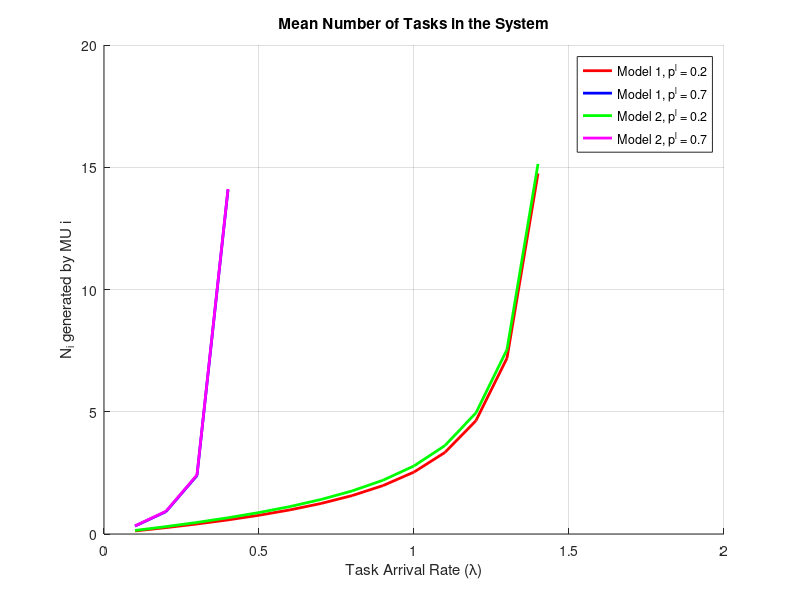
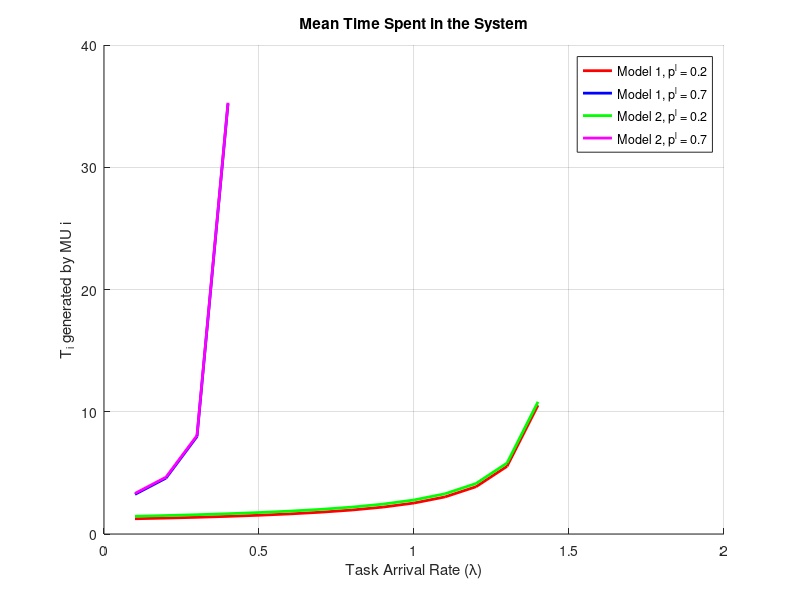

MATLAB code to generate these figures, in order:
% Parameters
lambda = 0.1:0.1:1.5; % Task arrival rate (tasks/s)
p_l_values = [0.2, 0.7]; % Probability to perform computation locally

K = 10;
F0 = 45e9; % Cloud computational capability (cycles/s)
m = 15; % Number of servers in the cloud
mu_D = 1e-6;
mu_L = 0.5e-9; % Mean task complexity (Cycles/s)
F = 0.6e9; % MU computational capability (cycles/s)
R = 4e6; % Uplink rate (bits/s)


% Initialize arrays to store results
N = zeros(length(lambda), length(p_l_values)); % Mean number of tasks (Model 1)
N2 = zeros(length(lambda), length(p_l_values)); % Mean number of tasks (Model 2)
T = zeros(length(lambda), length(p_l_values)); % Mean system time (Model 1)
T2 = zeros(length(lambda), length(p_l_values)); % Mean system time (Model 2)

% Loop over p_l values
for i = 1:length(p_l_values)
    p_l = p_l_values(i);
    
    % Loop over lambda values
    for j = 1:length(lambda)
        lambda_val = lambda(j);
      
        % Compute NMU (Mean number of tasks in MU)
        % (0.4*0.7)/(0.6e^9*0.5e^(-9)-0.4*0.7)
        % (F * mu_L - lambda_val * p_l) wird minus, dadurch kaputt
        N_MU = (lambda_val * p_l) / (F * mu_L - lambda_val * p_l);
        
        % Compute a_cloud (Average task number in cloud server)
        lambda_cloud = K *lambda_val * (1 - p_l);
        mu_cloud = (F0 * mu_L) / m;
        a_cloud = lambda_cloud / mu_cloud;
        
        
        % Compute Dm(a_cloud) using Erlang-C formula
        roh = lambda_cloud / (F0 * mu_L); % Traffic intensity
        k = 0:m-1;  % Create an array from 0 to m-1
        
        summ = sum((a_cloud).^k ./ factorial(k)) + (((a_cloud)^m / (factorial(m)) / (1 - (a_cloud/m))));
        
        Dm_a_cloud = ((a_cloud)^m/(factorial(m)*(1-(a_cloud/m))))/(summ);
        Dm_a_cloud_comp = Dm_a_cloud *(lambda_cloud / (m * mu_cloud - lambda_cloud));

        % Compute Nq,cloud (Mean number of tasks in queue)
        Nq_cloud = (Dm_a_cloud * (a_cloud / (m - a_cloud)));
        
        % Compute Ns,cloud (Mean number of tasks in cloud servers)
        Ns_cloud = a_cloud ;
        
        % Compute Ncloud (Mean number of tasks in cloud)
        Ncloud = (Ns_cloud + Nq_cloud)/K;
        
        N_TM = (lambda_val * (1 - p_l)) / (R * mu_D - lambda_val * (1 - p_l));

        
        % Compute total mean number of tasks in the system
        N(j, i) = (N_MU + Ncloud);
        N2(j, i) = (N_MU + Ncloud + N_TM);
        
        T(j, i) = N(j, i) / lambda_val;
        T2(j, i) = N2(j, i) / lambda_val;

         % Compute mean system time
        if (F * mu_L - lambda_val * p_l) <= 0
            T(j, i) = NaN; % System becomes unstable
            N(j, i) = NaN;
            T2(j, i) = NaN; % System becomes unstable
            N2(j, i) = NaN;
            continue;
        end
           
        % Display results
        fprintf('p_l = %.2f, roh = %.4f, lambda = %.4f, N = %.4f, T = %.4f\n', p_l, roh, lambda_val,  N(j, i), T(j, i));
        fprintf('p_l = %.2f, a = %.4f, NMU = %.4f, NCloud = %.4f, NqCLoud = %.4f, NsCloud = %.4f,\n', p_l, a_cloud, N_MU, Ncloud, Nq_cloud, Ns_cloud);
    end
end

% Plotting Mean Number of Tasks
figure;
hold on;
plot(lambda, N(:, 1), 'r', 'LineWidth', 2, 'DisplayName', 'Model 1, p^l = 0.2');
plot(lambda, N(:, 2), 'b', 'LineWidth', 2, 'DisplayName', 'Model 1, p^l = 0.7');
plot(lambda, N2(:, 1), 'g', 'LineWidth', 2, 'DisplayName', 'Model 2, p^l = 0.2');
plot(lambda, N2(:, 2), 'm', 'LineWidth', 2, 'DisplayName', 'Model 2, p^l = 0.7');
xlabel('Task Arrival Rate (\lambda)');
ylabel('N_i generated by MU i');
title('Mean Number of Tasks in the System');
legend('show');
grid on;
hold off;

% Plotting Mean System Time
figure;
hold on;
plot(lambda, T(:, 1), 'r', 'LineWidth', 2, 'DisplayName', 'Model 1, p^l = 0.2');
plot(lambda, T(:, 2), 'b', 'LineWidth', 2, 'DisplayName', 'Model 1, p^l = 0.7');
plot(lambda, T2(:, 1), 'g', 'LineWidth', 2, 'DisplayName', 'Model 2, p^l = 0.2');
plot(lambda, T2(:, 2), 'm', 'LineWidth', 2, 'DisplayName', 'Model 2, p^l = 0.7');
xlabel('Task Arrival Rate (\lambda)');
ylabel('T_i generated by MU i');
title('Mean Time Spent in the System');
legend('show');
grid on;
hold off;